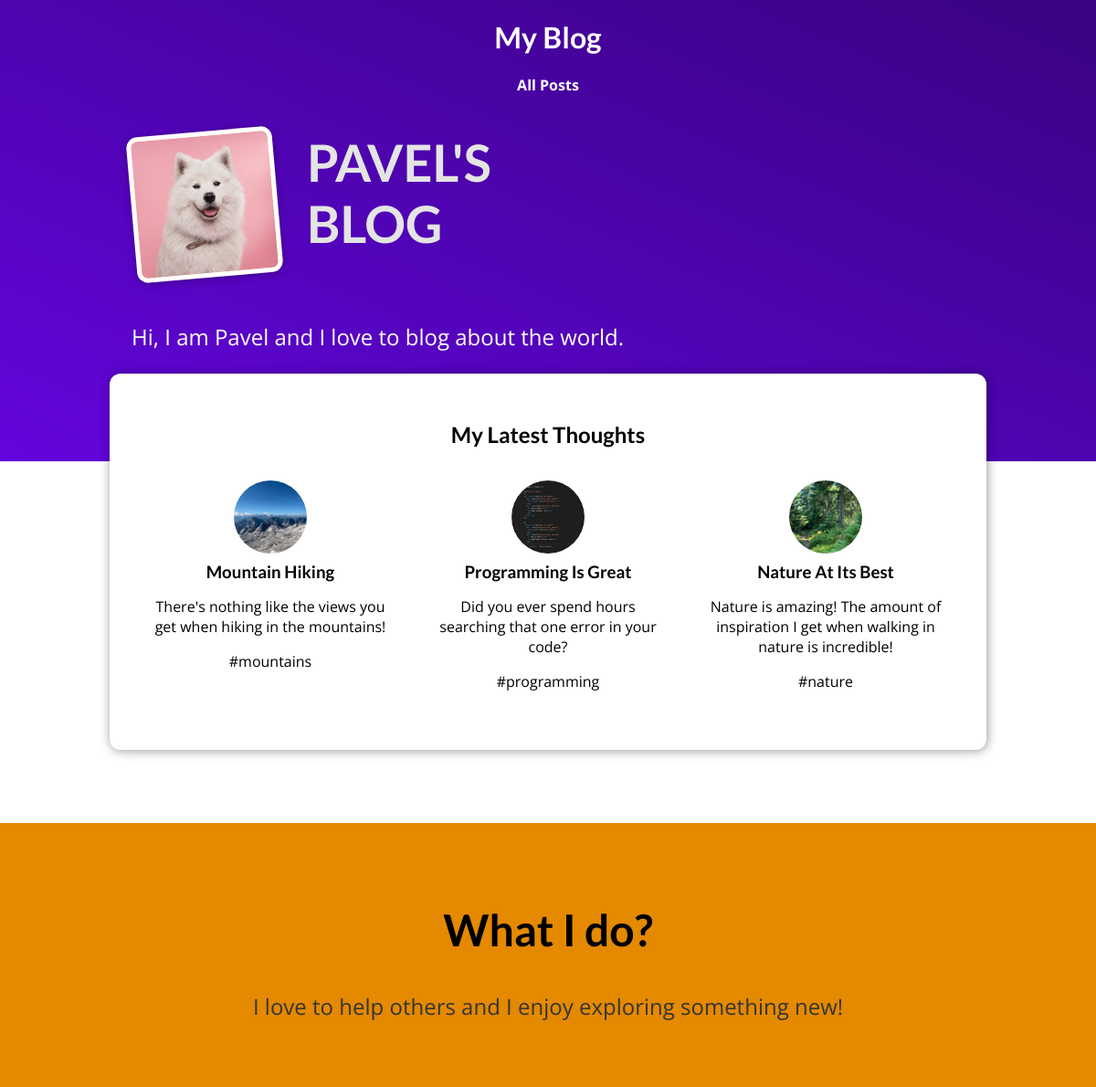
The page / on the database its author committed.
### blog/models.py (models this page shows, shortened)
class Post(models.Model):
    title = models.CharField(max_length=20)
    excerpt = models.CharField(max_length=100)
    image_name = models.CharField(max_length=20)
    date = models.DateField(auto_now=True)
    slug = models.SlugField(default="", blank=True, null=False, db_index=True)
    content = models.CharField(max_length=1000)
    author = models.ForeignKey(Author, on_delete=models.CASCADE, null=True, related_name='posts')
    tag = models.ForeignKey(Tag, on_delete=models.CASCADE, null=True, related_name='posts')

class Tag(models.Model):
    caption = models.CharField(max_length=50)
    def __str__(self):
        return f"{self.caption}"

### blog/views.py (the view)
# urls.py: path("", views.starting_page, name='starting-page'),
def starting_page(request):
    all_posts = Post.objects.all()
    return render(request, "blog/index.html",
                  {'posts': all_posts}
                  )

### blog/templates/blog/index.html (shortened to what this page needs)
{% extends "base.html" %}
{% load static %}
{% block css_files %}
    <link rel="stylesheet" href="{% static "blog/post.css" %}"/>
    <link rel="stylesheet" href="{% static "blog/index.css" %}"/>
{% endblock %}
{% block content %}
    <section id="welcome">
        <header>
            <img src="{% static 'blog/images/horse.jpg' %}" alt="Pavel - the author of this blog."/>
            <h2>PAVEL'S BLOG</h2>
        </header>
        <p>Hi, I am Pavel and I love to blog about the world.</p>
    </section>
    <section id="latest-posts">
        <h2>My Latest Thoughts</h2>
        <ul>
            {% for post in posts %}
                {% include "blog/includes/post.html" %}
            {% endfor %}
        </ul>
    </section>
    <section id="about">
        <h2>What I do?</h2>
        <p>I love to help others and I enjoy exploring something new!</p>
    </section>
{% endblock %}

### templates/base.html (shortened to what this page needs)
{% load static %}
<!DOCTYPE html>
<html lang="en">
<head>
    <link rel="stylesheet" href="{% static 'app.css' %}"/>
    {% block css_files %}{% endblock %}
</head>
<body>
    <header id="main-navigation">
        <h1><a href="{% url "starting-page" %}">My Blog</a></h1>
        <nav>
            <a href="{% url "posts-page" %}">All Posts</a>
        </nav>
    </header>
    {% block content %}{% endblock %}
</body>
</html>

### blog/templates/blog/includes/post.html
{% load static %}
<li>
    <article class="post">
        <a href="{% url "post-detail-page" post.slug %}">
            <img src="{% static 'blog/images/'|add:post.image_name %}" alt={{ posts.title }}>
            <div class="post__content">
                <h3>{{ post.title }}</h3>
                <p>{{ post.excerpt }}</p>
                <p>{{ post.tag }}</p>
            </div>
        </a>
    </article>
</li>

### static/app.css (style rules this page uses)
* { box-sizing: border-box; }
html { font-family: 'Open Sans', 'Lato', sans-serif; }
body { margin: 0; }
h1, h2, h3 { font-family: 'Lato', sans-serif; font-weight: bold; }
#main-navigation { width: 100%; height: 4.5rem; display: block; justify-content: center; align-items: center; padding: 0 10%; position: absolute; top: 0; left: 0; text-align: center; }
#main-navigation a { text-decoration: none; color: white; font-weight: bold; }

### blog/static/blog/post.css (style rules this page uses)
.post { display: flex; flex-direction: column; align-items: center; text-align: center; }
.post a { text-decoration: none; color: black; transition: all 0.2s ease; padding: 1rem; }
.post img { width: 5rem; height: 5rem; object-fit: cover; border-radius: 50%; }
.post h3 { margin: 0.25rem 0; }

### blog/static/blog/index.css (style rules this page uses)
#welcome { background: linear-gradient(to right top, #6305dd, #390281); padding: 6rem 12%; }
#welcome header { display: flex; align-items: flex-start; margin: 3rem auto; }
#welcome img { width: 10rem; height: 10rem; object-fit: cover; object-position: top; border: 5px solid white; border-radius: 12px; background-color: #ffe1bf; transform: rotateZ(-5deg); box-shadow: 0 2px 8px rgba(0, 0, 0, 0.25); }
#welcome h2 { font-size: 3.5rem; margin: 0 0 0 2rem; color: #e4e4e4; width: 10rem; }
#welcome p { color: white; font-size: 1.5rem; }
#latest-posts { background-color: white; padding: 2rem; border-radius: 12px; width: 60rem; margin: -6rem auto 2rem auto; box-shadow: 1px 1px 12px rgba(0, 0, 0, 0.4); }
#latest-posts h2 { text-align: center; }
#latest-posts ul { list-style: none; margin: 0; padding: 0; display: flex; gap: 1rem; }
#latest-posts li { flex: 1; }
#about { text-align: center; padding: 3rem; background-color: #e48900; margin-top: 5rem; }
#about h2 { font-size: 3rem; }
#about p { font-size: 1.5rem; color: #353535; }
.post { display: flex; flex-direction: column; align-items: center; text-align: center }
.post a { text-decoration: none; color: black; transition: all 0.2s ease; padding: 1rem; }

### rows shown on the page
Post: image_name (picture), title "Mountain Hiking", excerpt "There's nothing like the views you get when hiking in the mountains!", tag "#mountains"
Post: image_name (picture), title "Programming Is Great", excerpt "Did you ever spend hours searching that one error in your code?", tag "#programming"
Post: image_name (picture), title "Nature At Its Best", excerpt "Nature is amazing! The amount of inspiration I get when walking in nature is incredible!", tag "#nature"
